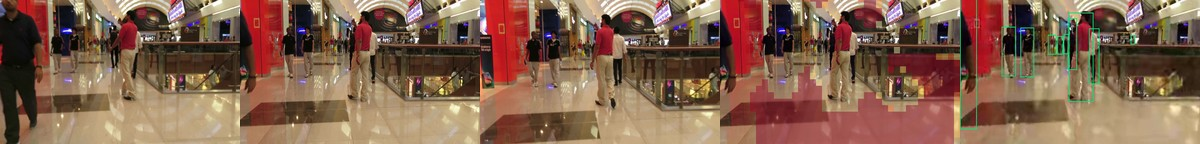
#> input picture docs/figures/mot17_real_thumbs.jpg, 1200 x 144 px
$ python gen_fig_pipeline_overview.py
#> lines starting #> are read from the running program, lines starting #| are printed output that depends on the picture
#!/usr/bin/env python3
"""Generate publication-ready pipeline overview figure for T-SCOPE v3.

Visual design inspired by clean VCM architecture conventions (cf. Zhao et al., arXiv:2512.15331
Figs. 1-2):
  - Soft neutral pill-rounded containers, minimal text density (module names & math symbols only,
    zero prose paragraphs inside boxes), and iconic visual schematics.
  - Subfigure (a): Overall Hybrid-STE Training & Standard-Compliant Testing Framework
    (perspective-stacked real MOT17 video frames -> T-SCOPE pre-editor icon -> coupled Real
    4:2:0 Codec + Differentiable Proxy STE -> Vision Task Analyzer & loss supervision).
  - Subfigure (b): Two-Branch Spatio-Temporal Structure of T-SCOPE
    (3D isometric green cuboids for 6-DOF IRLS + ConvGRU + BG EMA temporal branch, 3D isometric
    terracotta cuboids for FiLM U-Net spatial branch, IWA P-frame bypass, Smoothstep blend, and
    3x3 halo-guarded 40x24 QG Delta-QP map).
"""

from pathlib import Path
import numpy as np
import matplotlib.pyplot as plt
from matplotlib.patches import FancyBboxPatch, FancyArrowPatch, Polygon, Circle, Rectangle
from PIL import Image


def _load_sample_frames(fig_dir: Path) -> list[np.ndarray]:
    """Load real MOT17-11 frames from mot17_real_thumbs.jpg; deterministic fallback otherwise."""
    strip_path = fig_dir / "mot17_real_thumbs.jpg"
    if strip_path.is_file():
        strip = Image.open(strip_path).convert("RGB")
#> strip is the input picture: PIL image 1200x144 RGB; mean R, G, B 131, 97.8, 78.2
        tw = strip.width // 5
        th = strip.height
        if tw >= 64 and th >= 48:
            return [
                np.asarray(strip.crop((i * tw, 0, (i + 1) * tw, th)), dtype=np.float32) / 255.0
                for i in range(5)
            ]

    rng = np.random.default_rng(2026)
    frames = []
    yy, xx = np.mgrid[0:144, 0:240]
    for k in range(5):
        sky = np.stack(
            [
                0.72 - 0.18 * (yy / 144.0),
                0.78 - 0.16 * (yy / 144.0),
                0.86 - 0.12 * (yy / 144.0),
            ],
            axis=-1,
        )
        sky[yy > 84] = [0.36, 0.38, 0.40]
        for px, col in [(60 + k * 7, [0.82, 0.25, 0.22]), (140 - k * 5, [0.20, 0.48, 0.78])]:
            ped = (np.abs(xx - px) < 10) & (yy > 56) & (yy < 120)
            sky[ped] = col
        sky = np.clip(sky + rng.normal(0, 0.012, size=sky.shape), 0.0, 1.0)
        frames.append(sky.astype(np.float32))
    return frames


def _shear_image_to_axes(
    ax: plt.Axes,
    img: np.ndarray,
    x0: float,
    y0: float,
    w: float,
    h: float,
    shear_y: float = 2.8,
    zorder: int = 5,
    border_col: str = "#1F2937",
    lw: float = 1.15,
) -> None:
    """Render an RGB image onto a perspective-sheared parallelogram patch in axes coordinates."""
    gh, gw = 96, 150
    pil_im = Image.fromarray((np.clip(img, 0.0, 1.0) * 255).astype(np.uint8)).resize(
        (gw, gh), Image.Resampling.LANCZOS
    )
    arr = np.asarray(pil_im, dtype=np.float32) / 255.0

    u = np.linspace(0.0, 1.0, gw + 1)
    v = np.linspace(0.0, 1.0, gh + 1)
    uu, vv = np.meshgrid(u, v)
    X = x0 + uu * w
    Y = (y0 + (1.0 - vv) * h) + uu * shear_y
    ax.pcolormesh(X, Y, arr, shading="flat", zorder=zorder, rasterized=True)

    outline = Polygon(
        [
            (x0, y0),
            (x0 + w, y0 + shear_y),
            (x0 + w, y0 + h + shear_y),
            (x0, y0 + h),
        ],
        closed=True,
        facecolor="none",
        edgecolor=border_col,
        linewidth=lw,
        joinstyle="round",
        zorder=zorder + 0.2,
    )
    ax.add_patch(outline)


def _draw_cuboid(
    ax: plt.Axes,
    x: float,
    y: float,
    w: float,
    h: float,
    dx: float,
    dy: float,
    front_col: str,
    top_col: str,
    side_col: str,
    edge_col: str = "#333333",
    lw: float = 0.95,
    zorder: int = 5,
) -> None:
    """Draw a clean 3D isometric tensor cuboid (front, top, right faces)."""
    front = Polygon(
        [(x, y), (x + w, y), (x + w, y + h), (x, y + h)],
        closed=True,
        facecolor=front_col,
        edgecolor=edge_col,
        linewidth=lw,
        joinstyle="round",
        zorder=zorder,
    )
    top = Polygon(
        [(x, y + h), (x + dx, y + h + dy), (x + w + dx, y + h + dy), (x + w, y + h)],
        closed=True,
        facecolor=top_col,
        edgecolor=edge_col,
        linewidth=lw,
        joinstyle="round",
        zorder=zorder,
    )
    side = Polygon(
        [(x + w, y), (x + w + dx, y + dy), (x + w + dx, y + h + dy), (x + w, y + h)],
        closed=True,
        facecolor=side_col,
        edgecolor=edge_col,
        linewidth=lw,
        joinstyle="round",
        zorder=zorder,
    )
    ax.add_patch(front)
    ax.add_patch(top)
    ax.add_patch(side)


def _draw_pill_box(
    ax: plt.Axes,
    x: float,
    y: float,
    w: float,
    h: float,
    fc: str,
    ec: str,
    radius: float = 1.0,
    lw: float = 1.25,
    ls: str = "-",
    zorder: int = 3,
) -> None:
    patch = FancyBboxPatch(
        (x, y),
        w,
        h,
        boxstyle=f"round,pad=0.0,rounding_size={radius}",
        facecolor=fc,
        edgecolor=ec,
        linewidth=lw,
        linestyle=ls,
        zorder=zorder,
    )
    ax.add_patch(patch)


def _arrow(
    ax: plt.Axes,
    p1: tuple[float, float],
    p2: tuple[float, float],
    col: str,
    lw: float = 1.75,
    ls: str = "-",
    style: str = "-|>",
    rad: float = 0.0,
    ms: float = 11.0,
    zorder: int = 7,
) -> None:
    conn = f"arc3,rad={rad}" if rad != 0.0 else "arc3"
    arr = FancyArrowPatch(
        p1,
        p2,
        arrowstyle=style,
        color=col,
        linewidth=lw,
        linestyle=ls,
        connectionstyle=conn,
        mutation_scale=ms,
        zorder=zorder,
    )
    ax.add_patch(arr)


def _poly_arrow(
    ax: plt.Axes,
    pts: list[tuple[float, float]],
    col: str,
    lw: float = 1.75,
    ls: str = "-",
    ms: float = 11.0,
    zorder: int = 7,
) -> None:
    if len(pts) > 2:
        ax.plot(
            [p[0] for p in pts[:-1]],
            [p[1] for p in pts[:-1]],
            color=col,
            linewidth=lw,
            linestyle=ls,
            solid_capstyle="round",
            solid_joinstyle="round",
            zorder=zorder,
        )
    _arrow(ax, pts[-2], pts[-1], col=col, lw=lw, ls=ls, ms=ms, zorder=zorder)


def _draw_dqp_heatmap_icon(ax: plt.Axes, x: float, y: float, w: float, h: float, zorder: int = 6) -> None:
    """Draw a miniature 40x24 QG Delta-QP grid icon (cool blue=0 FG/halo, warm amber=+dQP BG)."""
    ny, nx = 8, 12
    grid = np.ones((ny, nx), dtype=np.float32) * 0.82
    for cy, cx in [(4, 3), (4, 8)]:
        for dy in range(-2, 3):
            for dx in range(-1, 2):
                yy, xx = cy + dy, cx + dx
                if 0 <= yy < ny and 0 <= xx < nx:
                    dist = max(abs(dy) - 1, abs(dx))
                    grid[yy, xx] = 0.05 if dist <= 0 else min(grid[yy, xx], 0.28)
    cmap = plt.get_cmap("YlOrBr")
    rgb = cmap(grid)[..., :3]
    rgb[grid < 0.15] = [0.22, 0.49, 0.78]
    rgb[(grid >= 0.15) & (grid < 0.35)] = [0.70, 0.84, 0.94]

    cw, ch = w / nx, h / ny
    for r in range(ny):
        for c in range(nx):
            rect = Rectangle(
                (x + c * cw, y + (ny - 1 - r) * ch),
                cw,
                ch,
                facecolor=rgb[r, c],
                edgecolor="#FFFFFF",
                linewidth=0.35,
                zorder=zorder,
            )
            ax.add_patch(rect)
    border = Rectangle((x, y), w, h, facecolor="none", edgecolor="#334155", linewidth=0.95, zorder=zorder + 0.2)
    ax.add_patch(border)


def create_pipeline_figure(output_png: Path, output_pdf: Path) -> None:
    frames = _load_sample_frames(output_png.resolve().parent)
#> frames = 5 items

    fig, ax = plt.subplots(figsize=(14.4, 8.1), dpi=300)
    ax.set_xlim(0, 100)
    ax.set_ylim(0, 100)
    ax.set_aspect("auto")
    ax.axis("off")

    plt.rcParams["font.sans-serif"] = ["Arial", "Helvetica", "DejaVu Sans", "sans-serif"]
    plt.rcParams["font.family"] = "sans-serif"
    plt.rcParams["mathtext.fontset"] = "stixsans"

    CANVAS_BG = "#EEEEEE"
    CANVAS_BD = "#8A8A8A"
    COL_TEST = "#447834"      # Forest green: testing / standard deployment flow
    COL_TRAIN = "#8F1D1D"     # Deep maroon: training / STE supervision flow
    COL_IWA = "#0D8A82"       # Teal: IWA inter-frame bypass
    COL_DQP = "#C2591B"       # Burnt-orange: QG Delta-QP addroi control
    CARD_BG = "#D6E2F0"       # Soft steel-blue module card
    CARD_BD = "#3B5E8C"       # Crisp navy-blue border
    TASK_BG = "#5882C1"       # Solid steel-blue task analyzer
    TASK_BD = "#2B4C7E"

    # =========================================================================
    # PANEL (a): OVERALL FRAMEWORK (Top Pill Container)
    # =========================================================================
    _draw_pill_box(ax, 2.0, 54.0, 96.0, 44.2, fc=CANVAS_BG, ec=CANVAS_BD, radius=3.2, lw=1.7, zorder=1)
    ax.text(
        50.0,
        50.8,
        "(a) Overall Hybrid Real-Codec STE Training & Standard-Compliant Deployment Pipeline",
        ha="center",
        va="center",
        fontsize=10.1,
        fontweight="bold",
        color="#1F2937",
    )

    # 1. Input video stacked real MOT17 frames
    stack_offsets = [(0.0, 0.0), (2.7, 1.3), (5.4, 2.6)]
    for idx, (dx, dy) in enumerate(stack_offsets):
        _shear_image_to_axes(
            ax,
            frames[idx],
            x0=5.0 + dx,
            y0=69.5 - dy * 0.45,
            w=7.6,
            h=14.4,
            shear_y=3.0,
            zorder=4 + idx,
        )
#> this loop made 3 passes
#> pass 1, in _shear_image_to_axes, `pil_im = Image.fromarray((np.clip(img, 0.0, 1.0) * 255).astype(np.uint..`:
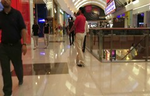
#> pil_im: PIL image 150x96 RGB; mean R, G, B 122.7, 100, 78.3
#> pass 2, in _shear_image_to_axes (call 2), `pil_im = Image.fromarray((np.clip(img, 0.0, 1.0) * 255).astype(np.uint..`:
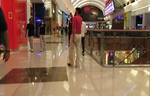
#> pil_im: PIL image 150x96 RGB; mean R, G, B 132.9, 101.5, 79.9
    ax.text(11.6, 63.8, r"Input video $\{I_t\}$", ha="center", va="center", fontsize=9.2, fontweight="bold", color="#1F2937")
    ax.text(11.6, 60.7, r"640×384 (32-f GOP)", ha="center", va="center", fontsize=7.6, color="#4B5563")

    # Legend neatly stacked in bottom-left of Panel (a)
    _arrow(ax, (20.2, 63.4), (24.8, 63.4), col=COL_TEST, lw=1.85, ms=9.5)
    ax.text(25.4, 63.4, "testing (deployment)", ha="left", va="center", fontsize=7.9, color="#1F2937")
    _arrow(ax, (20.2, 60.0), (24.8, 60.0), col=COL_TRAIN, lw=1.85, ms=9.5)
#> (the rest of the program and of its run is left out)
